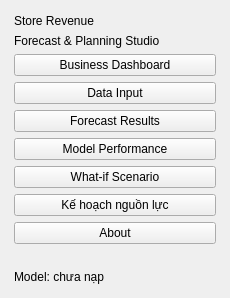
     <widget class="QFrame" name="frameMenu">
      <property name="minimumSize">
       <size>
        <width>230</width>
        <height>0</height>
       </size>
      </property>
      <property name="maximumSize">
       <size>
        <width>230</width>
        <height>16777215</height>
       </size>
      </property>
      <layout class="QVBoxLayout" name="verticalLayoutMenu">
       <property name="spacing">
        <number>6</number>
       </property>
       <property name="leftMargin">
        <number>14</number>
       </property>
       <property name="topMargin">
        <number>14</number>
       </property>
       <property name="rightMargin">
        <number>14</number>
       </property>
       <property name="bottomMargin">
        <number>14</number>
       </property>
       <item>
        <widget class="QLabel" name="labelAppTitle">
         <property name="text">
          <string>Store Revenue</string>
         </property>
         <property name="class" stdset="0">
          <string notr="true">appTitle</string>
         </property>
        </widget>
       </item>
       <item>
        <widget class="QLabel" name="labelAppSubtitle">
         <property name="text">
          <string>Forecast &amp; Planning Studio</string>
         </property>
         <property name="class" stdset="0">
          <string notr="true">appSubtitle</string>
         </property>
        </widget>
       </item>
       <item>
        <widget class="QPushButton" name="pushButtonMenuDashboard">
         <property name="text">
          <string>Business Dashboard</string>
         </property>
         <property name="class" stdset="0">
          <string notr="true">menu</string>
         </property>
        </widget>
       </item>
       <item>
        <widget class="QPushButton" name="pushButtonMenuInput">
         <property name="text">
          <string>Data Input</string>
         </property>
         <property name="class" stdset="0">
          <string notr="true">menu</string>
         </property>
        </widget>
       </item>
       <item>
        <widget class="QPushButton" name="pushButtonMenuResults">
         <property name="text">
          <string>Forecast Results</string>
         </property>
         <property name="class" stdset="0">
          <string notr="true">menu</string>
         </property>
        </widget>
       </item>
       <item>
        <widget class="QPushButton" name="pushButtonMenuPerformance">
         <property name="text">
          <string>Model Performance</string>
         </property>
         <property name="class" stdset="0">
          <string notr="true">menu</string>
         </property>
        </widget>
       </item>
       <item>
        <widget class="QPushButton" name="pushButtonMenuWhatIf">
         <property name="text">
          <string>What-if Scenario</string>
         </property>
         <property name="class" stdset="0">
          <string notr="true">menu</string>
         </property>
        </widget>
       </item>
       <item>
        <widget class="QPushButton" name="pushButtonMenuPlanning">
         <property name="text">
          <string>Kế hoạch nguồn lực</string>
         </property>
         <property name="class" stdset="0">
          <string notr="true">menu</string>
         </property>
        </widget>
       </item>
       <item>
        <widget class="QPushButton" name="pushButtonMenuAbout">
         <property name="text">
          <string>About</string>
         </property>
         <property name="class" stdset="0">
          <string notr="true">menu</string>
         </property>
        </widget>
       </item>
       <item>
        <spacer name="verticalSpacer1">
         <property name="orientation">
          <enum>Qt::Orientation::Vertical</enum>
         </property>
         <property name="sizeHint">
          <size>
           <width>20</width>
           <height>20</height>
          </size>
         </property>
        </spacer>
       </item>
       <item>
        <widget class="QLabel" name="labelModelStatus">
         <property name="text">
          <string>Model: chưa nạp</string>
         </property>
         <property name="wordWrap">
          <bool>true</bool>
         </property>
         <property name="class" stdset="0">
          <string notr="true">appSubtitle</string>
         </property>
        </widget>
       </item>
      </layout>
     </widget>
